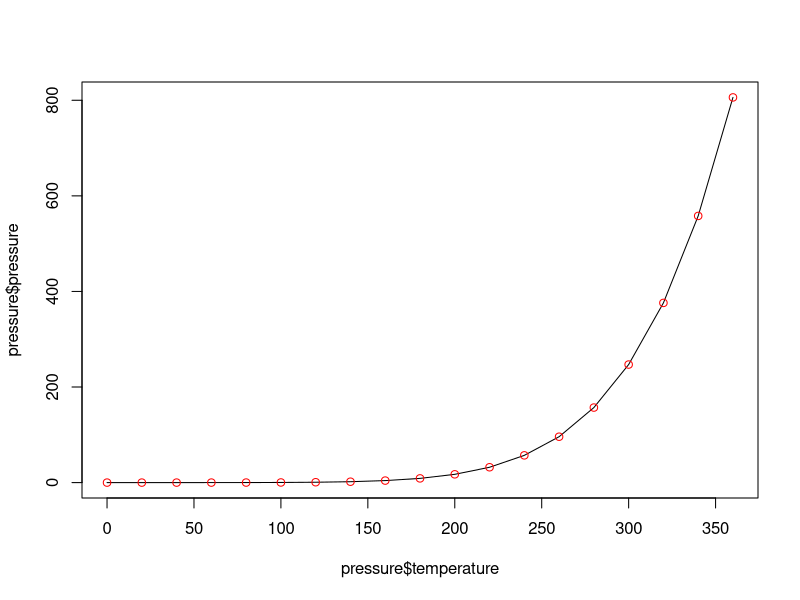
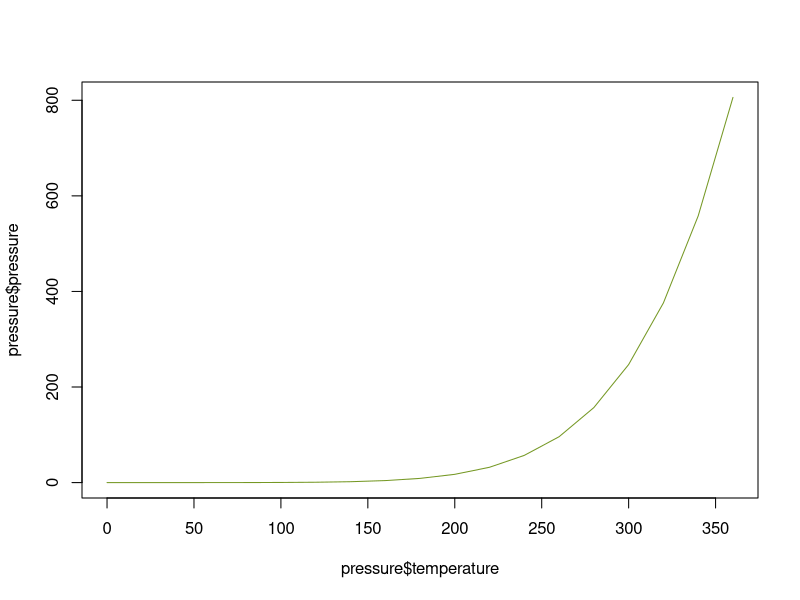

The R script that drew these images, in order:
data = pressure
plot(pressure$temperature, pressure$pressure, type = "l")
#plot(pressure$temperature, pressure$pressure, type = "p")
#plot(pressure$temperature, pressure$pressure, type = "b")

points(pressure$temperature, pressure$pressure, col = "red")


# "p" for points,

#  "l" for lines,

#  "b" for both,
plot(pressure$temperature, pressure$pressure, type = "l",col="#759824")

